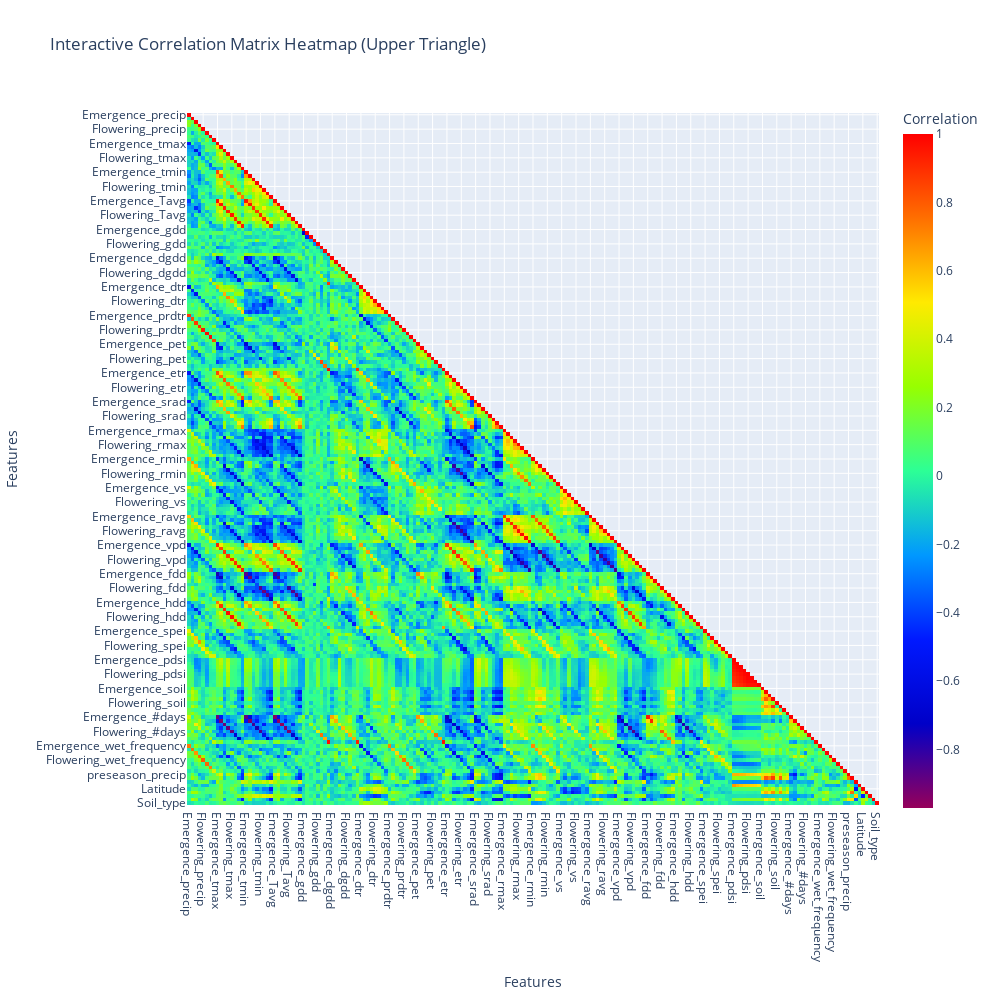

The code cell stored with this chart in its notebook:
### Code cell
import pandas as pd
import numpy as np
import plotly.express as px

# Generate a sample dataset with 200 features and 500 rows
data = df_imputed

# Calculate the correlation matrix
corr_matrix = data.corr()

# Keep only the upper triangle of the correlation matrix
mask = np.tril(np.ones_like(corr_matrix, dtype=bool))
corr_matrix = corr_matrix.where(mask)

# Interactive heatmap with Plotly
fig = px.imshow(
    corr_matrix,
    color_continuous_scale='rainbow',  # A valid Plotly colorscale
    title="Interactive Correlation Matrix Heatmap (Upper Triangle)",
    labels={'x': "Features", 'y': "Features", 'color': "Correlation"}
)
fig.update_layout(width=1000, height=1000)
fig.show()
fig.write_html("correlation_heatmap_hd.html")

### Figure 1 — Plotly figure (JSON) as saved in the notebook; plotly's stock layout.template omitted (floating-point values rounded to 4 significant figures; data arrays with more than 128 entries replaced by an {"elided": "..."} marker saying what was removed)
{"data": [{"coloraxis": "coloraxis", "hovertemplate": "Features: %{x}<br>Features: %{y}<br>Correlation: %{z}<extra></extra>", "name": "0", "type": "heatmap", "x": {"elided": "193 str values"}, "xaxis": "x", "y": {"elided": "193 str values"}, "yaxis": "y", "z": {"elided": "193x193 float values"}}], "layout": {"coloraxis": {"colorbar": {"title": {"text": "Correlation"}}, "colorscale": [[0, "rgb(150,0,90)"], [0.125, "rgb(0,0,200)"], [0.25, "rgb(0,25,255)"], [0.375, "rgb(0,152,255)"], [0.5, "rgb(44,255,150)"], [0.625, "rgb(151,255,0)"], [0.75, "rgb(255,234,0)"], [0.875, "rgb(255,111,0)"], [1, "rgb(255,0,0)"]]}, "height": 1000, "title": {"text": "Interactive Correlation Matrix Heatmap (Upper Triangle)"}, "width": 1000, "xaxis": {"anchor": "y", "constrain": "domain", "domain": [0, 1], "scaleanchor": "y", "title": {"text": "Features"}}, "yaxis": {"anchor": "x", "autorange": "reversed", "constrain": "domain", "domain": [0, 1], "title": {"text": "Features"}}}}
